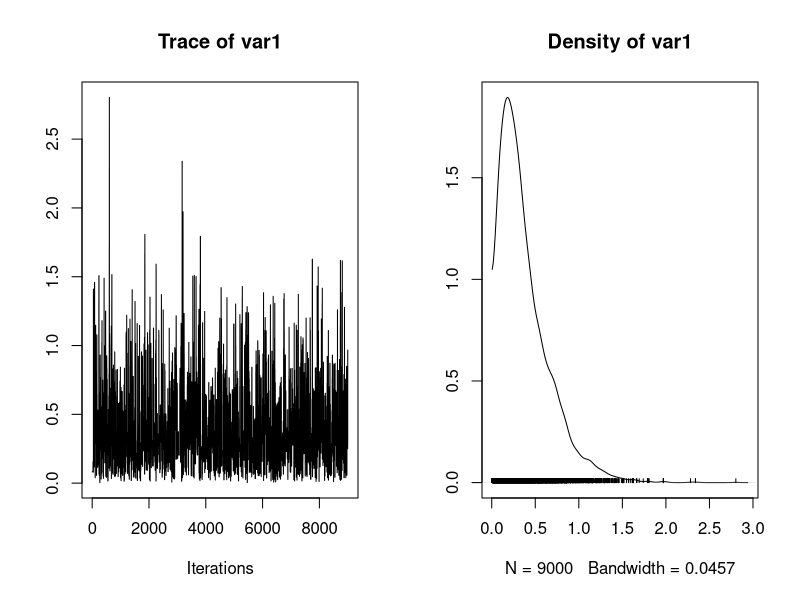
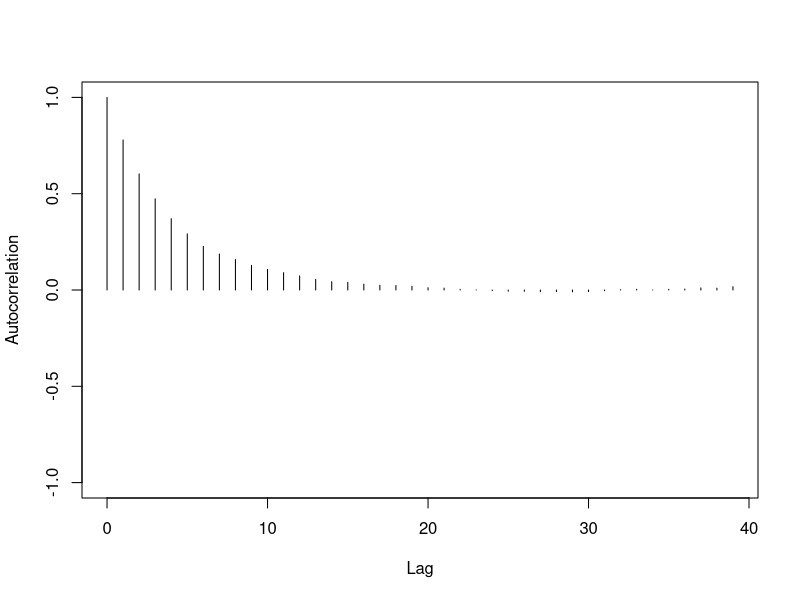

Write the R code that produced these figures, in order.
## Metropolis-Hastings algorithm

## Draw from a Gamma distribution

library(coda)
mh.gamma <- function(n.sims, start, burnin, cand.sd, shape, rate){
  theta.cur <- start
  draws <- c()
  
  theta.update <- function(theta.cur, shape, rate){
    theta.can <- rnorm(1, mean=theta.cur, sd=cand.sd)
    accept.prob <- dgamma(theta.can, shape=shape, rate=rate)/dgamma(theta.cur, shape=shape, rate=rate)
    if(runif(1) <= accept.prob)
      theta.can
    else
      theta.cur
  }

  for(i in 1:n.sims){
    draws[i] <- theta.cur <- theta.update(theta.cur, shape = shape, rate = rate)
  }
  
  res <- mcmc(draws[(burnin + 1):n.sims])
  cat("Acceptance Rate:", 1-rejectionRate(res), "\n")
  return(res)
}

mh.draws <- mh.gamma(10000, start = 1, burnin = 1000, cand.sd = 1, shape = 1.7, rate = 4.4)
gamma.draws <- rgamma(10000, shape = 1.7, rate = 4.4)


plot(mh.draws)
autocorr.plot(mh.draws)


